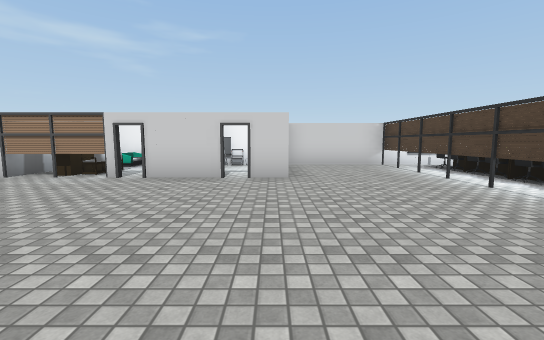
View 1 (above)

18 first-person views from a walk through a Unity game level. The camera is 1.4 m above the floor, tilts 6° down and sees 90° across. Doors are open. The floor is counted in squares, 2 m on a side. Each view is taken from the middle of a square. On the plan, view 1 faces up. The plan holds only what a view shows up to about 9 squares ahead; the rest is blank. Some surface patterns are stand-ins.

View 2
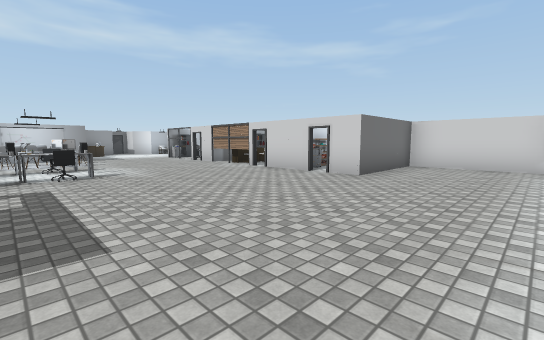

View 3
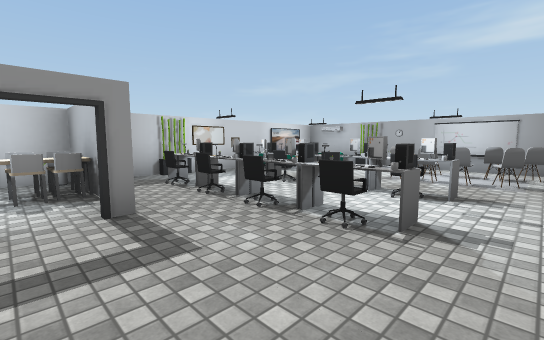

View 4
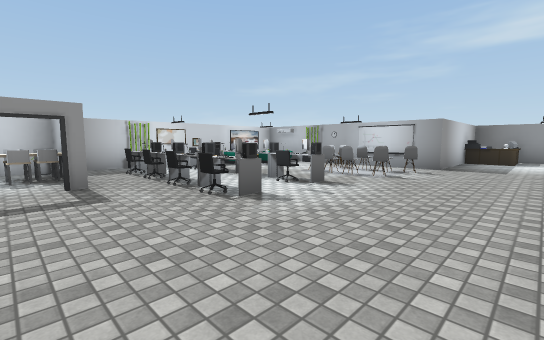

View 5
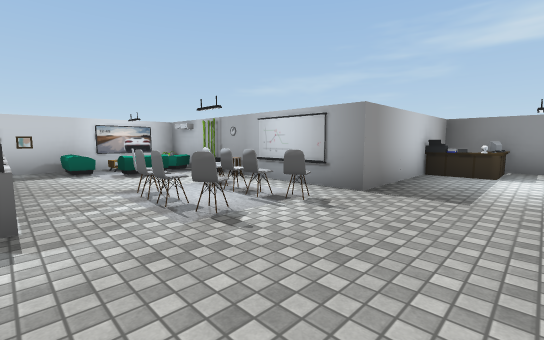

View 6
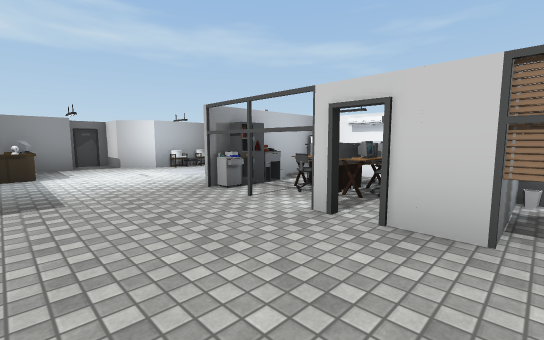

View 7
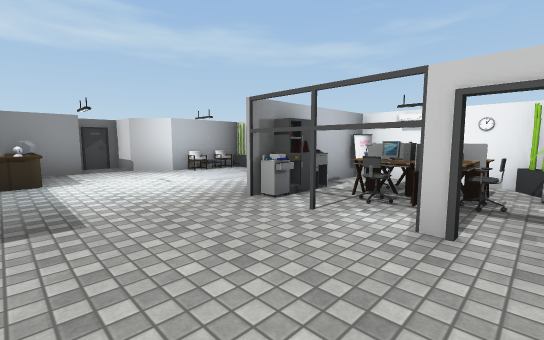

View 8
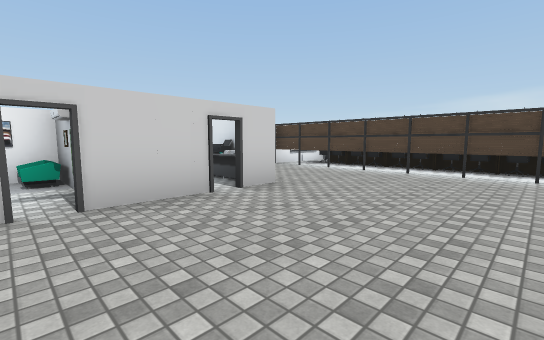

View 9
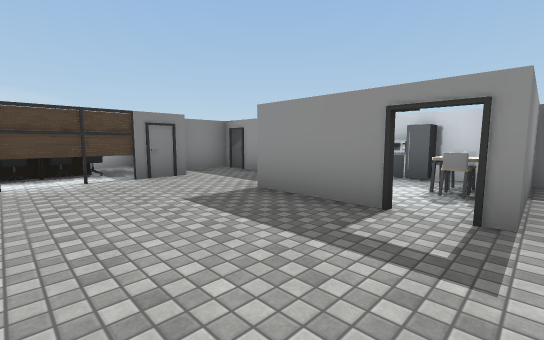

View 10
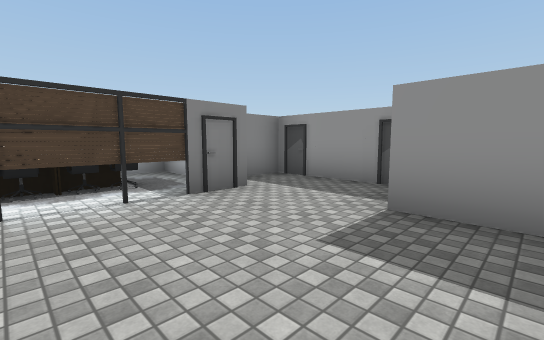

View 11
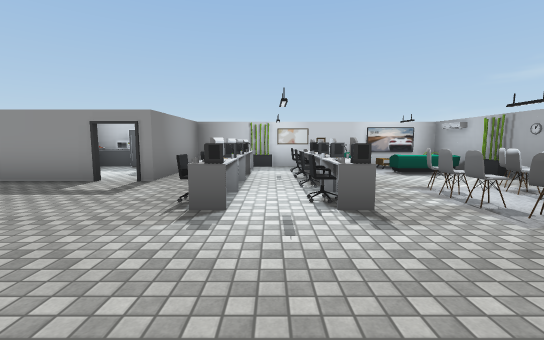

View 12
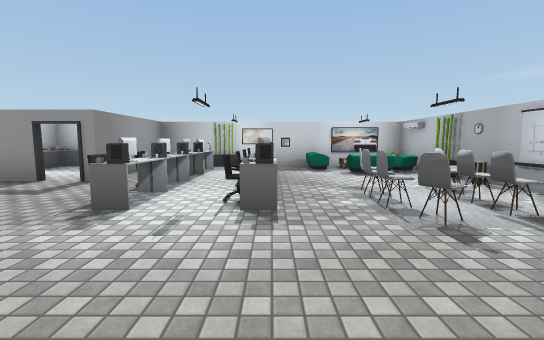

View 13
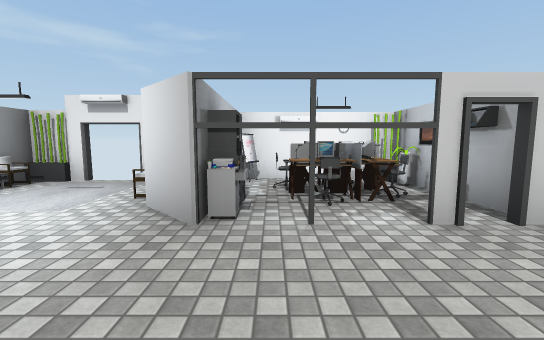

View 14
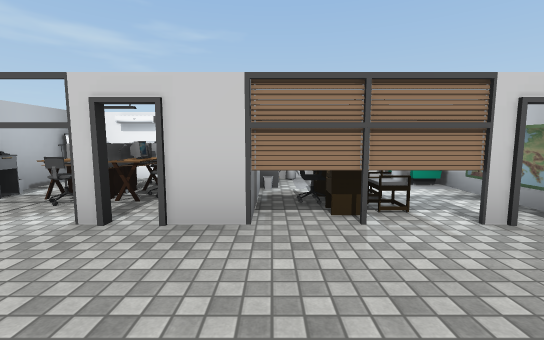

View 15
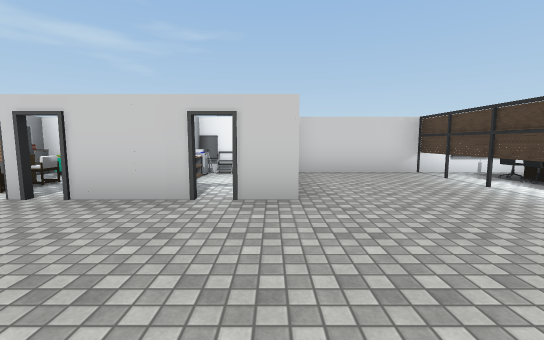

View 16
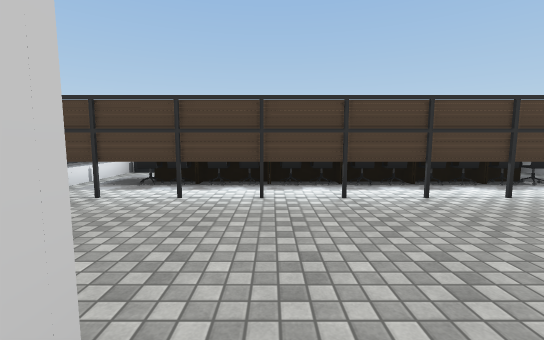

View 17
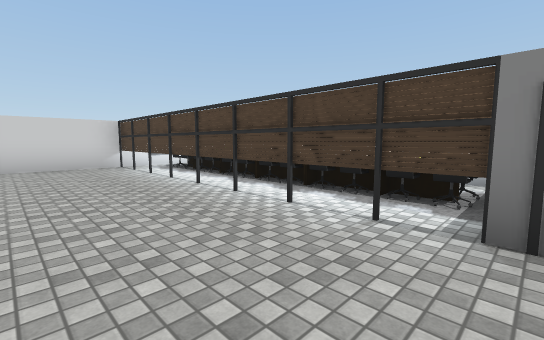

View 18
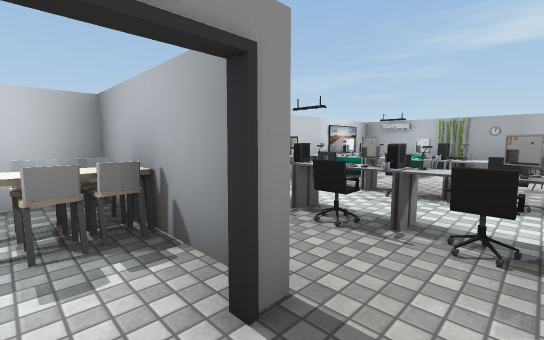

### Floor plan
Points are (right, up) in squares from view 1. A wall is a line through its corners. A room is listed if a view was taken in it or the views show most of it. See-through windows are left out.
Room 1 (views 1, 2, 3, 4, 5, 6, 7, 8, 9, 10, 11, 12, 13, 14, 15, 16, 17, 18)
walls: (-1, -0.8) (-0.5, -0.8); (-1.9, -1.5) (-1.9, -0.8); (-2.9, 5.2) (-6, 5.2); (-2.3, 5.6) (-2.3, 8.2) (-4.5, 8.2); (1.6, -2.4) (4.2, -2.4) (4.2, -1.1); (3.3, -0.9) (3.3, 0.6); (-1.6, 8.2) (-1.6, 6.2); (-6.4, 5.2) (-8.7, 5.2); (-5.2, 7.1) (-5.2, 5.1); (3.3, 7.4) (3.3, 8.3); (6.3, -0.8) (6.3, 0.9); (-8.6, -1.4) (-8.6, -3.7) (-0.5, -3.7); (-8.6, 5.8) (-8.6, 5.2); (-9.6, 2.2) (-8.6, 2.2) (-8.6, 1.5); (6.4, 8.2) (0.3, 8.2) (0.3, 7.4)
low walls: (-4.1, -3.5) (-3.2, -3.5); (-8.4, -1.2) (-8.4, -2)
ways out: opening at (-9, 3.5) to room 2; opening at (-7, 5); open door at (-6, 5); open door at (-3, 5); gap at (-1, -1)
objects: other object (-9, -1); other object (-9, 0) to (-9, 1); other object (-8, -3); other object (-8, -2) to (-7, -2); other object (-8, 0); other object (-8, 1); other object (-8, 2); other object (-7, -3) to (-6, -2); other object (-7, 0); other object (-7, 1); other object (-6, -3); other object (-6, 0); other object (-6, 1); other object (-6, 2); other object (-5, -1); other object (-5, 2); other object (-5, 5); other object (-5, 6); other object (-4, -2); other object (-4, -1); other object (-4, 0); other object (-4, 1); other object (-4, 5); other object (-4, 7); other object (-3, -2); other object (-3, -1); other object (-3, 0); other object (-3, 1); other object (-3, 7); other object (-2, -3); other object (-2, -2); other object (-1, -3); other object (-1, -2); other object (-1, 6); other object (-1, 7); other object (-1, 8); other object (0, -4); other object (0, 6); other object (1, -4); other object (3, 2); other object (3, 3); other object (3, 4); other object (3, 5); other object (3, 6); other object (3, 7); other object (4, 2); other object (4, 7); other object (5, 1)
Room 2 (no view inside)
walls: (-13, 4.2) (-13, 2.2) (-9.6, 2.2); (-8.6, 5.2) (-9.4, 6); (-11.4, 7.9) (-12.3, 7.9); (-12.3, 7.7) (-12.3, 5.9) (-13, 5.2) (-14, 5.2) (-14, 4.2)
low walls: (-11.5, 7.7) (-12.3, 7.7)
ways out: opening at (-9, 3.5) to room 1
objects: other object (-12, 3); other object (-12, 4); other object (-11, 8)

Positions as (right, up) in squares from view 1, and headings:
1: (0, 0), facing up
2: (3, 0), facing up-left
3: (-1, 2), facing down-left
4: (-1, 4), facing down-left
5: (-5, 4), facing down-left
6: (-5, 3), facing up-left
7: (-6, 3), facing up-left
8: (-3, 2), facing up-right
9: (-2, 2), facing down-right
10: (0, 2), facing down-right
11: (-4, 4), facing down
12: (-5, 4), facing down
13: (-8, 3), facing up
14: (-5, 3), facing up
15: (0, 2), facing up
16: (0, 5), facing right
17: (1, 0), facing up-right
18: (-1, 0), facing down-left
